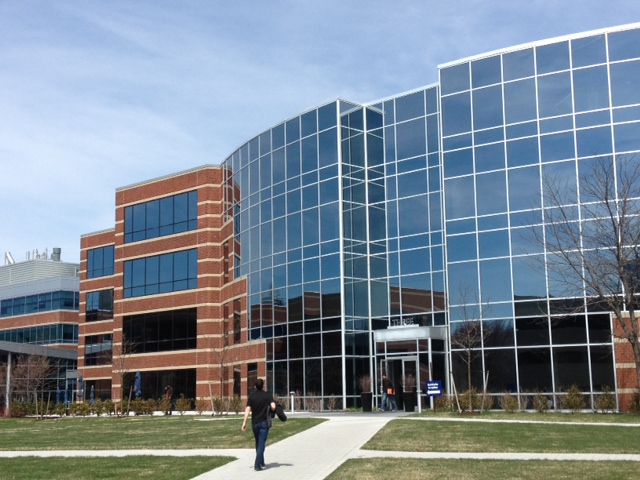
#> input picture opencvStitcher/Panorama-master/data/building/building1.jpg, 640 x 480 px, given in place of the camera
$ python CapShow.py
#> lines starting #> are read from the running program, lines starting #| are printed output that depends on the picture
### opencvStitcher/Panorama-master/features.py
import cv2
import numpy as np


def findAndDescribeFeatures(image, opt="ORB"):
    """find and describe features of @image,
        if opt='SURF', SURF algorithm is used.
        if opt='SIFT', SIFT algorithm is used.
        if opt='ORB', ORB algorithm is used.
        @Return keypoints and features of img"""
    # Getting gray image
    grayImage = cv2.cvtColor(image, cv2.COLOR_BGR2GRAY)

    if opt == "SURF":
        md = cv2.xfeatures2d.SURF_create()
    if opt == "ORB":
        md = cv2.ORB_create(nfeatures=3000)
    if opt == "SIFT":
        md = cv2.xfeatures2d.SIFT_create()
    # Find interest points and Computing features.
    keypoints, features = md.detectAndCompute(grayImage, None)
    # Converting keypoints to numbers.
    # keypoints = np.float32(keypoints)
    features = np.float32(features)
    return keypoints, features


def matchFeatures(featuresA, featuresB, ratio=0.75, opt="FB"):
    """matching features beetween 2 @features.
         If opt='FB', FlannBased algorithm is used.
         If opt='BF', BruteForce algorithm is used.
         @ratio is the Lowe's ratio test.
         @return matches"""
    if opt == "BF":
        featureMatcher = cv2.DescriptorMatcher_create("BruteForce")
    if opt == "FB":
        # featureMatcher = cv2.DescriptorMatcher_create("FlannBased")
        FLANN_INDEX_KDTREE = 0
        index_params = dict(algorithm=FLANN_INDEX_KDTREE, trees=5)
        search_params = dict(checks=50)
        #  最近邻近似匹配
        featureMatcher = cv2.FlannBasedMatcher(index_params, search_params)

    # performs k-NN matching between the two feature vector sets using k=2
    # (indicating the top two matches for each feature vector are returned).
    # 使用k=2对两个特征向量集进行k- nn匹配
    # (表示返回每个特征向量的前两个匹配)。
    matches = featureMatcher.knnMatch(featuresA, featuresB, k=2)

    # store all the good matches as per Lowe's ratio test.
    good = []
    for m, n in matches:
        if m.distance < ratio * n.distance:
            good.append(m)
    if len(good) > 4:
        return good
    raise Exception("Not enought matches")


def generateHomography(src_img, dst_img, ransacRep=5.0):
    """@Return Homography matrix, @param src_img is the image which is warped by homography,
        @param dst_img is the image which is choosing as pivot, @param ratio is the David Lowe’s ratio,
        @param ransacRep is the maximum pixel “wiggle room” allowed by the RANSAC algorithm
        """

    src_kp, src_features = findAndDescribeFeatures(src_img)
    dst_kp, dst_features = findAndDescribeFeatures(dst_img)

    good = matchFeatures(src_features, dst_features)

    src_points = np.float32([src_kp[m.queryIdx].pt for m in good]).reshape(-1, 1, 2)
    dst_points = np.float32([dst_kp[m.trainIdx].pt for m in good]).reshape(-1, 1, 2)
    # ＃返回值中H为变换矩阵.mask是掩模，在线的点
    H, mask = cv2.findHomography(src_points, dst_points, cv2.RANSAC, ransacRep)
    matchesMask = mask.ravel().tolist()
    return H, matchesMask


# [55 lines left out: functions drawKeypoints, drawMatches, not called in this run]

"""


    drawMatches(srcImg1, keyPoints1, srcImg2, keyPoints2, good_matches, result, Scalar(0, 255, 0), vector<char>(), 2);
    img1 – 源图像1
    keypoints1 – 源图像1的特征点.
    img2 – 源图像2.
    keypoints2 – 源图像2的特征点
    matches1to2 – 源图像1的特征点匹配源图像2的特征点[matches[i]] .
    outImg – 输出图像具体由flags决定.
    matchColor – 匹配的颜色（特征点和连线),若matchColor==Scalar::all(-1)，颜色随机.
    singlePointColor – 单个点的颜色，即未配对的特征点，若matchColor==Scalar::all(-1)，颜色随机.
    matchesMask – Mask决定哪些点将被画出，若为空，则画出所有匹配点.
    flags – Fdefined by DrawMatchesFlags.


// Draws matches of keypints from two images on output image.
void drawMatches( const Mat& img1, const vector<KeyPoint>& keypoints1,
                  const Mat& img2, const vector<KeyPoint>& keypoints2,
                  const vector<vector<DMatch> >& matches1to2, Mat& outImg,
                  const Scalar& matchColor=Scalar::all(-1), const Scalar& singlePointColor=Scalar::all(-1),
                  const vector<vector<char> >& matchesMask=vector<vector<char> >(), int flags=DrawMatchesFlags::DEFAULT );

drawMatches(srcImg1, keyPoints1, srcImg2, keyPoints2, good_matches, result, Scalar(0, 255, 0), vector<char>(), 2);
drawMatches(srcImg1, keyPoints1, srcImg2, keyPoints2, good_matches, result, Scalar(0, 255, 0), Scalar::all(-1));
drawMatches(srcImg1, keyPoints1, srcImg2, keyPoints2, good_matches, result);

"""

### opencvStitcher/Panorama-master/stitch.py
import cv2
import numpy as np
import features


def blendingMask(height, width, barrier, smoothing_window, left_biased=True):
    assert barrier < width
    mask = np.zeros((height, width))

    offset = int(smoothing_window / 2)
    try:
        if left_biased:
            mask[:, barrier - offset : barrier + offset + 1] = np.tile(
                np.linspace(1, 0, 2 * offset + 1).T, (height, 1)
            )
            mask[:, : barrier - offset] = 1
        else:
            mask[:, barrier - offset : barrier + offset + 1] = np.tile(
                np.linspace(0, 1, 2 * offset + 1).T, (height, 1)
            )
            mask[:, barrier + offset :] = 1
    except BaseException:
        if left_biased:
            mask[:, barrier - offset : barrier + offset + 1] = np.tile(
                np.linspace(1, 0, 2 * offset).T, (height, 1)
            )
            mask[:, : barrier - offset] = 1
        else:
            mask[:, barrier - offset : barrier + offset + 1] = np.tile(
                np.linspace(0, 1, 2 * offset).T, (height, 1)
            )
            mask[:, barrier + offset :] = 1

    return cv2.merge([mask, mask, mask])


def panoramaBlending(dst_img_rz, src_img_warped, width_dst, side, showstep=False):
    """Given two aligned images @dst_img and @src_img_warped, and the @width_dst is width of dst_img
    before resize, that indicates where there is the discontinuity between the images,
    this function produce a smoothed transient in the overlapping.
    @smoothing_window is a parameter that determines the width of the transient
    left_biased is a flag that determines whether it is masked the left image,
    or the right one"""

    h, w, _ = dst_img_rz.shape
    smoothing_window = int(width_dst / 8)
    barrier = width_dst - int(smoothing_window / 2)
    mask1 = blendingMask(
        h, w, barrier, smoothing_window=smoothing_window, left_biased=True
    )
    mask2 = blendingMask(
        h, w, barrier, smoothing_window=smoothing_window, left_biased=False
    )

    if showstep:
        nonblend = src_img_warped + dst_img_rz
    else:
        nonblend = None
        leftside = None
        rightside = None

    if side == "left":
        dst_img_rz = cv2.flip(dst_img_rz, 1)
        src_img_warped = cv2.flip(src_img_warped, 1)
        dst_img_rz = dst_img_rz * mask1
        src_img_warped = src_img_warped * mask2
        pano = src_img_warped + dst_img_rz
        pano = cv2.flip(pano, 1)
        if showstep:
            leftside = cv2.flip(src_img_warped, 1)
            rightside = cv2.flip(dst_img_rz, 1)
    else:
        dst_img_rz = dst_img_rz * mask1
        src_img_warped = src_img_warped * mask2
        pano = src_img_warped + dst_img_rz
        if showstep:
            leftside = dst_img_rz
            rightside = src_img_warped

    return pano, nonblend, leftside, rightside


# [110 lines left out: functions warpTwoImages, multiStitching, not called in this run]


def crop(panorama, h_dst, conners):
    """crop panorama based on destination.
    @param panorama is the panorama
    @param h_dst is the hight of destination image
    @param conner is the tuple which containing 4 conners of warped image and
    4 conners of destination image"""
    # find max min of x,y coordinate
    [xmin, ymin] = np.int32(conners.min(axis=0).ravel() - 0.5)
    t = [-xmin, -ymin]
    conners = conners.astype(int)

    # conners[0][0][0] is the X coordinate of top-left point of warped image
    # If it has value<0, warp image is merged to the left side of destination image
    # otherwise is merged to the right side of destination image
    if conners[0][0][0] < 0:
        n = abs(-conners[1][0][0] + conners[0][0][0])
        panorama = panorama[t[1] : h_dst + t[1], n:, :]
    else:
        if conners[2][0][0] < conners[3][0][0]:
            panorama = panorama[t[1] : h_dst + t[1], 0 : conners[2][0][0], :]
        else:
            panorama = panorama[t[1] : h_dst + t[1], 0 : conners[3][0][0], :]
    return panorama

### opencvStitcher/Panorama-master/CapShow.py
import cv2
import numpy as np
import matplotlib.pyplot as plt
import matplotlib.image as mpimg
import stitch
import utils
import features


def warpTwoImages2(src_img, dst_img, showstep=False):
    # generate Homography matrix
    H, _ = features.generateHomography(src_img, dst_img)

    # get height and width of two images
    height_src, width_src = src_img.shape[:2]
    height_dst, width_dst = dst_img.shape[:2]

    # extract conners of two images: top-left, bottom-left, bottom-right, top-right
    pts1 = np.float32(
        [[0, 0], [0, height_src], [width_src, height_src], [width_src, 0]]
    ).reshape(-1, 1, 2)
    pts2 = np.float32(
        [[0, 0], [0, height_dst], [width_dst, height_dst], [width_dst, 0]]
    ).reshape(-1, 1, 2)

    try:
        # print(" ------1------- ")
        # aply homography to conners of src_img
        pts1_ = cv2.perspectiveTransform(pts1, H)
        pts = np.concatenate((pts1_, pts2), axis=0)

        # find max min of x,y coordinate
        [xmin, ymin] = np.int64(pts.min(axis=0).ravel() - 0.5)
        [_, ymax] = np.int64(pts.max(axis=0).ravel() + 0.5)
        t = [-xmin, -ymin]
        # print(" ------2------- ")
        # top left point of image which apply homography matrix, which has x coordinate < 0, has side=left
        # otherwise side=right
        # source image is merged to the left side or right side of destination image
        if pts[0][0][0] < 0:
            side = "left"
            width_pano = width_dst + t[0]
        else:
            width_pano = int(pts1_[3][0][0])
            side = "right"
        height_pano = ymax - ymin

        dst_img_rz_size_H = dst_img.shape[0]
        dst_img_rz_size_W = dst_img.shape[1]
        if height_pano < dst_img_rz_size_H:
            height_pano = dst_img_rz_size_H
        if width_pano < dst_img_rz_size_W:
            width_pano = dst_img_rz_size_W

        # print(" ------3------- ")
        # Translation
        # https://stackoverflow.com/a/20355545
        Ht = np.array([[1, 0, t[0]], [0, 1, t[1]], [0, 0, 1]])
        src_img_warped = cv2.warpPerspective(
            src_img, Ht.dot(H), (width_pano, height_pano)
        )
        # print(" ------4------- ")

        # generating size of dst_img_rz which has the same size as src_img_warped
        dst_img_rz = np.zeros((height_pano, width_pano, 3))

        if side == "left":
            dst_img_rz[t[1]: height_src + t[1], t[0]: width_dst + t[0]] = dst_img
        else:
            dst_img_rz[t[1]: height_src + t[1], :width_dst] = dst_img

        # print(" ------7------- ")
        # blending panorama
        pano, nonblend, leftside, rightside = stitch.panoramaBlending(
            dst_img_rz, src_img_warped, width_dst, side, showstep=showstep
        )
        # print(" ------8------- ")
        # croping black region
        pano = stitch.crop(pano, height_dst, pts)
        return pano, nonblend, leftside, rightside
    except BaseException as e:
        raise Exception("Please try again with another image set!", e)

capture1 = cv2.VideoCapture(0)
capture2 = cv2.VideoCapture(1)

# [8 lines left out: function convertResult, not called in this run]
while True:
    try:
        ref1, frame1 = capture1.read()
#> frame1 is the input picture: shape (480, 640, 3); mean B, G, R 148.2, 135.9, 122.8
        ref2, frame2 = capture2.read()
        print(type(ref1), ref1, type(frame1), type(ref2), ref2, type(frame2))
#| <class 'bool'> True <class 'numpy.ndarray'> <class 'bool'> True <class 'numpy.ndarray'>
        if ref1 and ref2:
            cv2.imshow("tu1", frame1)
            cv2.imshow("tu2", frame2)
            # wrap 2 image
            # choose list_images[0] as desination
            pano, non_blend, left_side, right_side = warpTwoImages2(frame2, frame1, True)
#> in findAndDescribeFeatures, `grayImage = cv2.cvtColor(image, cv2.COLOR_BGR2GRAY)`:
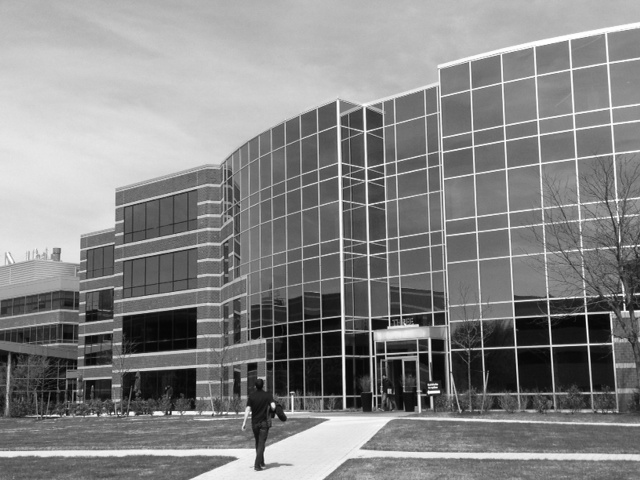
#> grayImage: shape (480, 640); min 0, max 255, mean 133.4
#> in findAndDescribeFeatures, `keypoints, features = md.detectAndCompute(grayImage, None)`: keypoints = 3000 keypoints; strongest (x, y, size): (588, 315, 31), (588, 316, 37.2), (586, 312, 37.2), (553, 348, 31)
#> in generateHomography, `src_kp, src_features = findAndDescribeFeatures(src_img)`: src_kp has the same summary as keypoints in findAndDescribeFeatures
#> in generateHomography, `dst_kp, dst_features = findAndDescribeFeatures(dst_img)`: dst_kp has the same summary as keypoints in findAndDescribeFeatures
#> in matchFeatures, `matches = featureMatcher.knnMatch(featuresA, featuresB, k=2)`: matches = 3000 matches
#> in generateHomography, `src_points = np.float32([src_kp[m.queryIdx].pt for m in good]).reshape..`: src_points = 3000 rows, first 8: [603, 34], [122, 233], [197, 321], [516, 319], [566, 41], [340, 319], [546, 318], [381, 124]
#> in generateHomography, `dst_points = np.float32([dst_kp[m.trainIdx].pt for m in good]).reshape..`: dst_points has the same summary as src_points
#> in generateHomography, `H, mask = cv2.findHomography(src_points, dst_points, cv2.RANSAC, ransa..`: H = [[1, 3.01e-15, -1.25e-12], [4.54e-16, 1, -8.8e-13], [3.28e-19, 6.26e-18, 1]]; mask = 3000 values from 1 to 1
#> in warpTwoImages2, `pts1_ = cv2.perspectiveTransform(pts1, H)`: pts1_ = [[-1.25e-12, -8.8e-13], [1.94e-13, 480], [640, 480], [640, -5.89e-13]]
#> in warpTwoImages2, `pts = np.concatenate((pts1_, pts2), axis=0)`: pts = [[-1.25e-12, -8.8e-13], [1.94e-13, 480], [640, 480], [640, -5.89e-13], [0, 0], [0, 480], [640, 480], [640, 0]]
#> in warpTwoImages2, `[xmin, ymin] = np.int64(pts.min(axis=0).ravel() - 0.5)`: xmin = 0
#> in warpTwoImages2, `[_, ymax] = np.int64(pts.max(axis=0).ravel() + 0.5)`: ymax = 480
#> in warpTwoImages2, `t = [-xmin, -ymin]`: t = [0, 0]
#> in warpTwoImages2, `width_pano = width_dst + t[0]`: width_pano = 640
#> in warpTwoImages2, `height_pano = ymax - ymin`: height_pano = 480
#> in warpTwoImages2, `Ht = np.array([[1, 0, t[0]], [0, 1, t[1]], [0, 0, 1]])`: Ht = [[1, 0, 0], [0, 1, 0], [0, 0, 1]]
#> in blendingMask, `mask[:, barrier - offset : barrier + offset + 1] = np.tile( np.linspac..`:
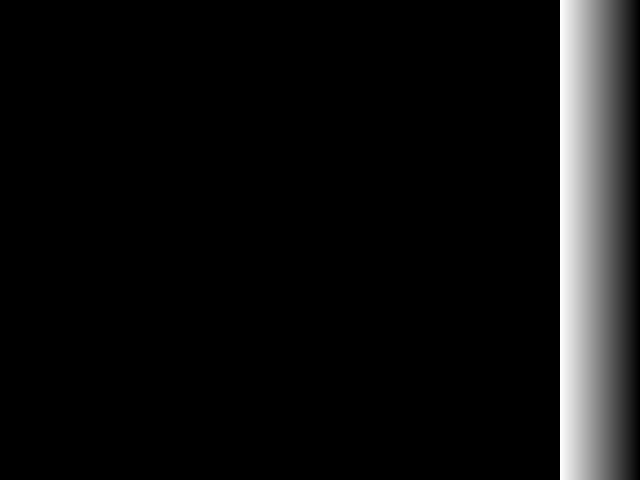
#> mask: shape (480, 640) float64; min 0, max 1, mean 0.0625
#> call 2 of blendingMask, with height = 480, width = 640, barrier = 600, smoothing_window = 80, left_biased = False
#> in blendingMask (call 2), `mask[:, barrier - offset : barrier + offset + 1] = np.tile( np.linspac..`:
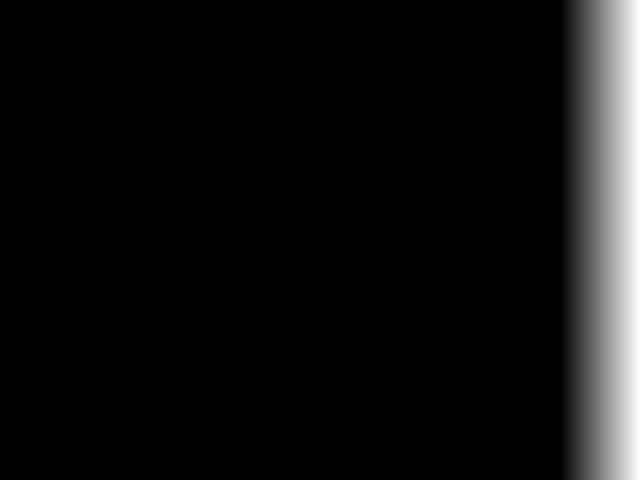
#> mask: shape (480, 640) float64; min 0, max 1, mean 0.0625
#> in panoramaBlending, `dst_img_rz = dst_img_rz * mask1`:
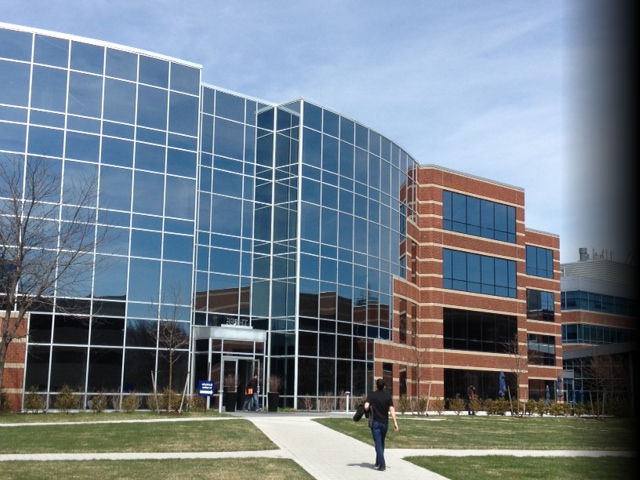
#> dst_img_rz: shape (480, 640, 3) float64; mean of channels 0, 1, 2 137.3, 125.7, 113.3; drawn as B, G, R
#> in panoramaBlending, `src_img_warped = src_img_warped * mask2`:
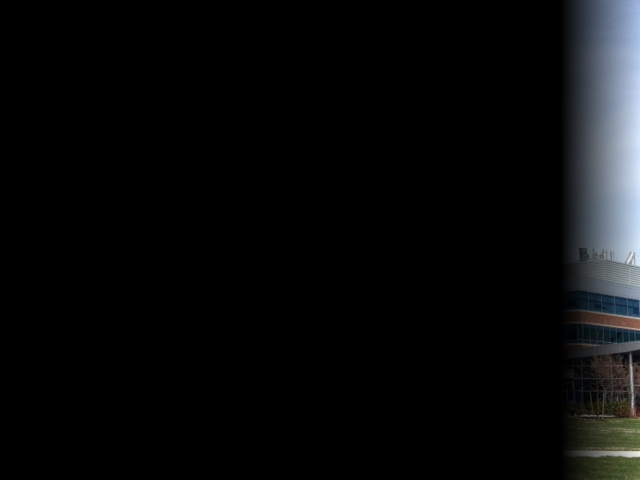
#> src_img_warped: shape (480, 640, 3) float64; mean of channels 0, 1, 2 11, 10.2, 9.4; drawn as B, G, R
#> in panoramaBlending, `leftside = cv2.flip(src_img_warped, 1)`:
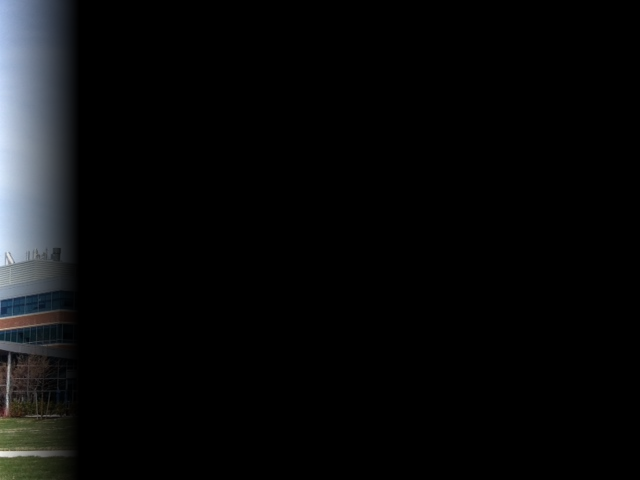
#> leftside: shape (480, 640, 3) float64; mean of channels 0, 1, 2 11, 10.2, 9.4; drawn as B, G, R
#> in panoramaBlending, `rightside = cv2.flip(dst_img_rz, 1)`:
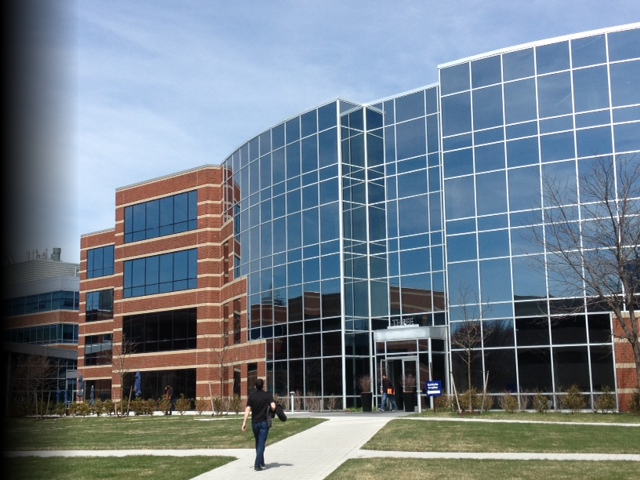
#> rightside: shape (480, 640, 3) float64; mean of channels 0, 1, 2 137.3, 125.7, 113.3; drawn as B, G, R
#> in crop, `[xmin, ymin] = np.int32(conners.min(axis=0).ravel() - 0.5)`: xmin = 0
#> in crop, `t = [-xmin, -ymin]`: t = [0, 0]
#> in crop, `conners = conners.astype(int)`: conners = [[0, 0], [0, 480], [640, 480], [640, 0], [0, 0], [0, 480], [640, 480], [640, 0]]
            img = np.array(pano, dtype=float) / float(255)
            if pano.shape[0] > 0 and pano.shape[1]:
                print("pano : ",pano.shape)
#| pano :  (480, 640, 3)
                cv2.imshow("pano ", img)
        if cv2.waitKey(30) > 0:
#> (key Esc is pressed here)
            break
    except Exception as e:
        print("摄像头被触碰 e ",e)

$ run again, on opencvStitcher/Panorama-master/data/building/building2.jpg
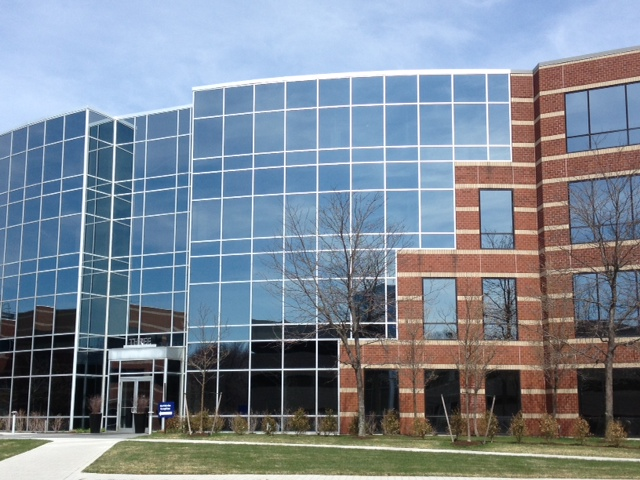
#> input picture opencvStitcher/Panorama-master/data/building/building2.jpg, 640 x 480 px, given in place of the camera
#> frame1 is the input picture: shape (480, 640, 3); mean B, G, R 148.3, 135.5, 124.8
#| <class 'bool'> True <class 'numpy.ndarray'> <class 'bool'> True <class 'numpy.ndarray'>
#> in findAndDescribeFeatures, `grayImage = cv2.cvtColor(image, cv2.COLOR_BGR2GRAY)`:
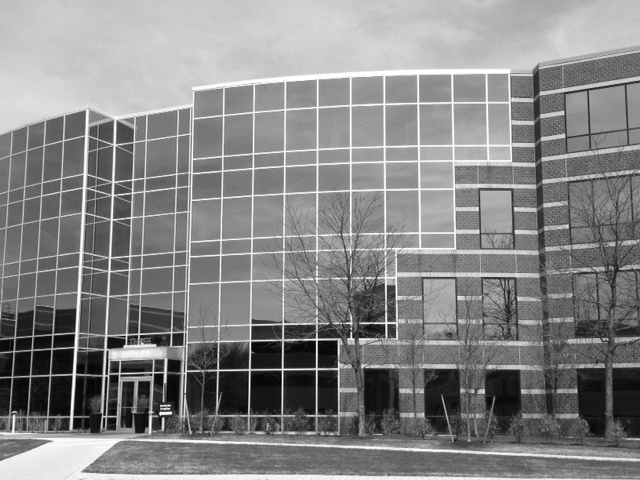
#> grayImage: shape (480, 640); min 1, max 255, mean 133.7
#> keypoints = 3000 keypoints; strongest (x, y, size): (314, 342, 31), (319, 341, 31), (280, 367, 31), (317, 338, 37.2)
#> src_kp has the same summary as keypoints in findAndDescribeFeatures
#> dst_kp has the same summary as keypoints in findAndDescribeFeatures
#> matches = 3000 matches
#> src_points = 3000 rows, first 8: [216, 344], [124, 344], [104, 413], [116, 413], [160, 413], [173, 335], [129, 344], [246, 413]
#> dst_points has the same summary as src_points
#> in generateHomography, `H, mask = cv2.findHomography(src_points, dst_points, cv2.RANSAC, ransa..`: H = [[1, -3.52e-15, 3.75e-13], [1.36e-15, 1, 2.33e-13], [3.87e-18, -1.54e-17, 1]]; mask = 3000 values from 1 to 1
#> pts1_ = [[3.75e-13, 2.33e-13], [-1.32e-12, 480], [640, 480], [640, 1.1e-12]]
#> pts = [[3.75e-13, 2.33e-13], [-1.32e-12, 480], [640, 480], [640, 1.1e-12], [0, 0], [0, 480], [640, 480], [640, 0]]
#> in warpTwoImages2, `[xmin, ymin] = np.int64(pts.min(axis=0).ravel() - 0.5)`: xmin = 0
#> ymax = 480
#> in warpTwoImages2, `t = [-xmin, -ymin]`: t = [0, 0]
#> width_pano = 640
#> height_pano = 480
#> Ht = [[1, 0, 0], [0, 1, 0], [0, 0, 1]]
#> in panoramaBlending, `src_img_warped = src_img_warped * mask2`:
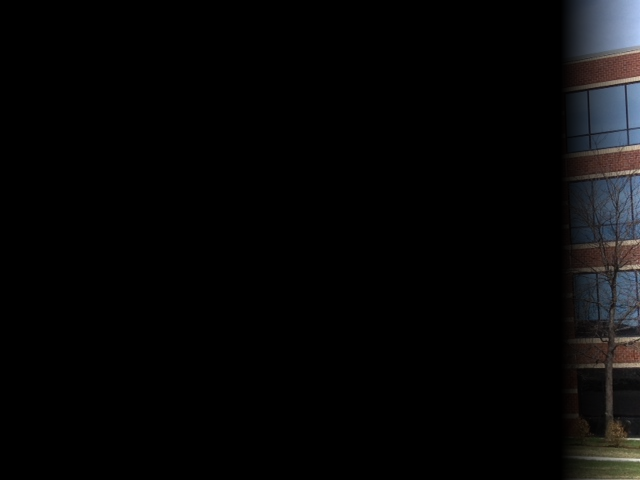
#> src_img_warped: shape (480, 640, 3) float64; mean of channels 0, 1, 2 7.3, 6.9, 6.9; drawn as B, G, R
#> in crop, `[xmin, ymin] = np.int32(conners.min(axis=0).ravel() - 0.5)`: xmin = 0
#> in crop, `t = [-xmin, -ymin]`: t = [0, 0]
#> conners = [[0, 0], [0, 480], [640, 480], [640, 0], [0, 0], [0, 480], [640, 480], [640, 0]]
#| pano :  (480, 640, 3)
